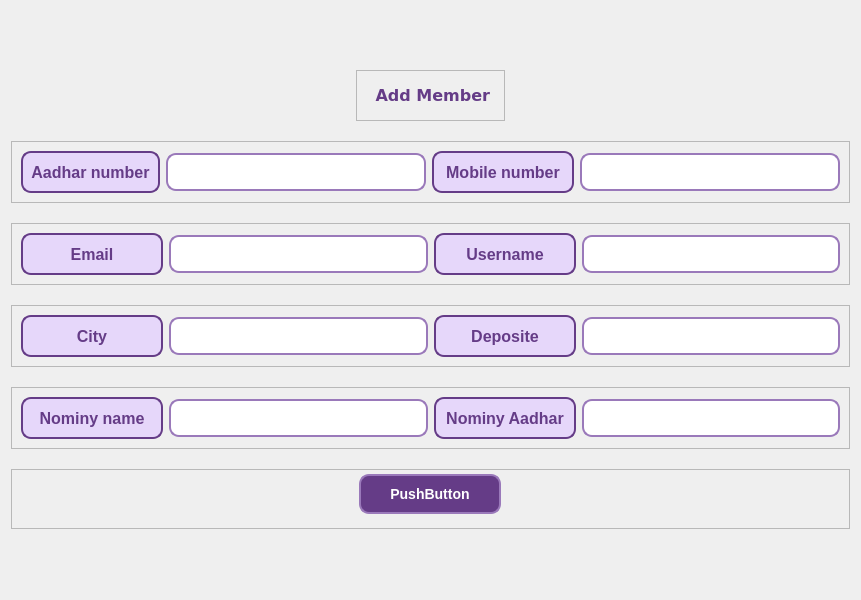
<?xml version="1.0" encoding="UTF-8"?>
<ui version="4.0">
 <class>addmember</class>
 <widget class="QFrame" name="addmember">
  <property name="geometry">
   <rect>
    <x>0</x>
    <y>0</y>
    <width>861</width>
    <height>600</height>
   </rect>
  </property>
  <property name="windowTitle">
   <string>Frame</string>
  </property>
  <layout class="QVBoxLayout" name="verticalLayout_3">
   <item>
    <widget class="QWidget" name="widget" native="true">
     <property name="maximumSize">
      <size>
       <width>16777215</width>
       <height>500</height>
      </size>
     </property>
     <property name="styleSheet">
      <string notr="true">QFrame:addmember{
border:none;
}
QLabel {
    
    background-color: #E6D7FA;
    color: #653C87;
    font-family: 'Segoe UI', sans-serif;
    font-size: 16px;
    font-weight: 600;
    padding: 8px;
    border: 2px solid #653C87;
    border-radius: 10px;
    transition: background-color 0.3s ease, border-color 0.3s ease;
}

QLabel:hover {
    background-color: #D4C2EF;  /* Slightly darker background on hover */
    border-color: #553075;  /* Darker border on hover */
}

QLineEdit {
    border: 2px solid #9A79BA;
    border-radius: 10px;
    padding: 8px;
    font-family: 'Segoe UI', sans-serif;
    font-size: 14px;
    color: #653C87;
    background-color: #FFFFFF;
    transition: background-color 0.3s ease, border-color 0.3s ease;
}

QLineEdit:hover {
    background-color: #F5F0FA;  /* Slightly lighter background on hover */
}

QLineEdit:focus {
    border: 2px solid #653C87;  /* Darker border on focus */
    background-color: #F5F5F5;  /* Slightly lighter background on focus */
}
</string>
     </property>
     <layout class="QVBoxLayout" name="verticalLayout">
      <property name="spacing">
       <number>0</number>
      </property>
      <property name="leftMargin">
       <number>0</number>
      </property>
      <property name="topMargin">
       <number>0</number>
      </property>
      <property name="rightMargin">
       <number>0</number>
      </property>
      <property name="bottomMargin">
       <number>0</number>
      </property>
      <item alignment="Qt::AlignHCenter">
       <widget class="QFrame" name="frame">
        <property name="maximumSize">
         <size>
          <width>16777215</width>
          <height>51</height>
         </size>
        </property>
        <property name="frameShape">
         <enum>QFrame::StyledPanel</enum>
        </property>
        <property name="frameShadow">
         <enum>QFrame::Raised</enum>
        </property>
        <layout class="QVBoxLayout" name="verticalLayout_4">
         <property name="spacing">
          <number>0</number>
         </property>
         <property name="leftMargin">
          <number>0</number>
         </property>
         <property name="topMargin">
          <number>0</number>
         </property>
         <property name="rightMargin">
          <number>0</number>
         </property>
         <property name="bottomMargin">
          <number>0</number>
         </property>
         <item>
          <widget class="QLabel" name="label_4">
           <property name="maximumSize">
            <size>
             <width>16777215</width>
             <height>58</height>
            </size>
           </property>
           <property name="font">
            <font>
             <family>Verdana</family>
             <pointsize>20</pointsize>
             <italic>false</italic>
             <bold>true</bold>
            </font>
           </property>
           <property name="styleSheet">
            <string notr="true">border:none;
background:none;
font: 700 20pt &quot;Verdana&quot;;</string>
           </property>
           <property name="text">
            <string> Add Member</string>
           </property>
          </widget>
         </item>
        </layout>
       </widget>
      </item>
      <item>
       <widget class="QFrame" name="frame_8">
        <property name="maximumSize">
         <size>
          <width>16777215</width>
          <height>62</height>
         </size>
        </property>
        <property name="styleSheet">
         <string notr="true">QLabel {
    
    background-color: #E6D7FA;
    color: #653C87;
    font-family: 'Segoe UI', sans-serif;
    font-size: 16px;
    font-weight: 600;
    padding: 8px;
    border: 2px solid #653C87;
    border-radius: 10px;
    transition: background-color 0.3s ease, border-color 0.3s ease;
}

QLabel:hover {
    background-color: #D4C2EF;  /* Slightly darker background on hover */
    border-color: #553075;  /* Darker border on hover */
}

QLineEdit {
    border: 2px solid #9A79BA;
    border-radius: 10px;
    padding: 8px;
    font-family: 'Segoe UI', sans-serif;
    font-size: 14px;
    color: #653C87;
    background-color: #FFFFFF;
    transition: background-color 0.3s ease, border-color 0.3s ease;
}

QLineEdit:hover {
    background-color: #F5F0FA;  /* Slightly lighter background on hover */
}

QLineEdit:focus {
    border: 2px solid #653C87;  /* Darker border on focus */
    background-color: #F5F5F5;  /* Slightly lighter background on focus */
}
</string>
        </property>
        <property name="frameShape">
         <enum>QFrame::StyledPanel</enum>
        </property>
        <property name="frameShadow">
         <enum>QFrame::Raised</enum>
        </property>
        <layout class="QHBoxLayout" name="horizontalLayout_4">
         <item>
          <widget class="QLabel" name="label_5">
           <property name="maximumSize">
            <size>
             <width>16777215</width>
             <height>16777215</height>
            </size>
           </property>
           <property name="text">
            <string>Aadhar number</string>
           </property>
           <property name="alignment">
            <set>Qt::AlignCenter</set>
           </property>
          </widget>
         </item>
         <item>
          <widget class="QLineEdit" name="lineEdit_3"/>
         </item>
         <item>
          <widget class="QLabel" name="label_6">
           <property name="minimumSize">
            <size>
             <width>142</width>
             <height>0</height>
            </size>
           </property>
           <property name="text">
            <string>Mobile number</string>
           </property>
           <property name="alignment">
            <set>Qt::AlignCenter</set>
           </property>
          </widget>
         </item>
         <item>
          <widget class="QLineEdit" name="lineEdit_4"/>
         </item>
        </layout>
       </widget>
      </item>
      <item>
       <widget class="QFrame" name="frame_9">
        <property name="maximumSize">
         <size>
          <width>16777215</width>
          <height>62</height>
         </size>
        </property>
        <property name="frameShape">
         <enum>QFrame::StyledPanel</enum>
        </property>
        <property name="frameShadow">
         <enum>QFrame::Raised</enum>
        </property>
        <layout class="QHBoxLayout" name="horizontalLayout_9">
         <item>
          <widget class="QLabel" name="label_14">
           <property name="minimumSize">
            <size>
             <width>142</width>
             <height>0</height>
            </size>
           </property>
           <property name="maximumSize">
            <size>
             <width>16777215</width>
             <height>16777215</height>
            </size>
           </property>
           <property name="text">
            <string>Email</string>
           </property>
           <property name="alignment">
            <set>Qt::AlignCenter</set>
           </property>
          </widget>
         </item>
         <item>
          <widget class="QLineEdit" name="lineEdit_11"/>
         </item>
         <item>
          <widget class="QLabel" name="label_15">
           <property name="minimumSize">
            <size>
             <width>142</width>
             <height>0</height>
            </size>
           </property>
           <property name="text">
            <string>Username</string>
           </property>
           <property name="alignment">
            <set>Qt::AlignCenter</set>
           </property>
          </widget>
         </item>
         <item>
          <widget class="QLineEdit" name="lineEdit_12"/>
         </item>
        </layout>
       </widget>
      </item>
      <item>
       <widget class="QFrame" name="frame_10">
        <property name="maximumSize">
         <size>
          <width>16777215</width>
          <height>62</height>
         </size>
        </property>
        <property name="frameShape">
         <enum>QFrame::StyledPanel</enum>
        </property>
        <property name="frameShadow">
         <enum>QFrame::Raised</enum>
        </property>
        <layout class="QHBoxLayout" name="horizontalLayout_10">
         <property name="leftMargin">
          <number>9</number>
         </property>
         <property name="topMargin">
          <number>9</number>
         </property>
         <property name="rightMargin">
          <number>9</number>
         </property>
         <property name="bottomMargin">
          <number>9</number>
         </property>
         <item>
          <widget class="QLabel" name="label_16">
           <property name="minimumSize">
            <size>
             <width>142</width>
             <height>0</height>
            </size>
           </property>
           <property name="maximumSize">
            <size>
             <width>16777215</width>
             <height>16777215</height>
            </size>
           </property>
           <property name="text">
            <string>City</string>
           </property>
           <property name="alignment">
            <set>Qt::AlignCenter</set>
           </property>
          </widget>
         </item>
         <item>
          <widget class="QLineEdit" name="lineEdit_13"/>
         </item>
         <item>
          <widget class="QLabel" name="label_17">
           <property name="minimumSize">
            <size>
             <width>142</width>
             <height>0</height>
            </size>
           </property>
           <property name="text">
            <string>Deposite</string>
           </property>
           <property name="alignment">
            <set>Qt::AlignCenter</set>
           </property>
          </widget>
         </item>
         <item>
          <widget class="QLineEdit" name="lineEdit_14"/>
         </item>
        </layout>
       </widget>
      </item>
      <item>
       <widget class="QFrame" name="frame_11">
        <property name="maximumSize">
         <size>
          <width>16777215</width>
          <height>62</height>
         </size>
        </property>
        <property name="frameShape">
         <enum>QFrame::StyledPanel</enum>
        </property>
        <property name="frameShadow">
         <enum>QFrame::Raised</enum>
        </property>
        <layout class="QHBoxLayout" name="horizontalLayout_11">
         <item>
          <widget class="QLabel" name="label_18">
           <property name="minimumSize">
            <size>
             <width>142</width>
             <height>0</height>
            </size>
           </property>
           <property name="maximumSize">
            <size>
             <width>16777215</width>
             <height>16777215</height>
            </size>
           </property>
           <property name="text">
            <string>Nominy name</string>
           </property>
           <property name="alignment">
            <set>Qt::AlignCenter</set>
           </property>
          </widget>
         </item>
         <item>
          <widget class="QLineEdit" name="lineEdit_15"/>
         </item>
         <item>
          <widget class="QLabel" name="label_19">
           <property name="minimumSize">
            <size>
             <width>142</width>
             <height>0</height>
            </size>
           </property>
           <property name="text">
            <string>Nominy Aadhar</string>
           </property>
           <property name="alignment">
            <set>Qt::AlignCenter</set>
           </property>
          </widget>
         </item>
         <item>
          <widget class="QLineEdit" name="lineEdit_16"/>
         </item>
        </layout>
       </widget>
      </item>
      <item>
       <widget class="QFrame" name="frame_12">
        <property name="maximumSize">
         <size>
          <width>16777215</width>
          <height>60</height>
         </size>
        </property>
        <property name="sizeIncrement">
         <size>
          <width>0</width>
          <height>3</height>
         </size>
        </property>
        <property name="frameShape">
         <enum>QFrame::StyledPanel</enum>
        </property>
        <property name="frameShadow">
         <enum>QFrame::Raised</enum>
        </property>
        <layout class="QHBoxLayout" name="horizontalLayout_12">
         <property name="spacing">
          <number>4</number>
         </property>
         <property name="topMargin">
          <number>0</number>
         </property>
         <item>
          <widget class="QPushButton" name="pushButton_2">
           <property name="maximumSize">
            <size>
             <width>142</width>
             <height>16777215</height>
            </size>
           </property>
           <property name="styleSheet">
            <string notr="true">QPushButton {
    background-color: #653C87; /* Dark purple background */
    color: #FFFFFF; /* White text */
    font-family: 'Segoe UI', sans-serif; /* Font family */
    font-size: 14px; /* Font size */
    font-weight: bold; /* Bold text */
    padding: 10px 20px; /* Padding */
    border: 2px solid #9A79BA; /* Light purple border */
    border-radius: 10px; /* Rounded corners */
    transition: background-color 0.3s ease, border-color 0.3s ease; /* Smooth transition */
}

QPushButton:hover {
    background-color: #9A79BA; /* Light purple background on hover */
    border-color: #653C87; /* Dark purple border on hover */
}

QPushButton:pressed {
    background-color: #E6D7FA; /* Lightest purple background on press */
    border-color: #553075; /* Darker purple border on press */
}
</string>
           </property>
           <property name="text">
            <string>PushButton</string>
           </property>
          </widget>
         </item>
        </layout>
       </widget>
      </item>
     </layout>
    </widget>
   </item>
  </layout>
 </widget>
 <resources/>
 <connections/>
</ui>
